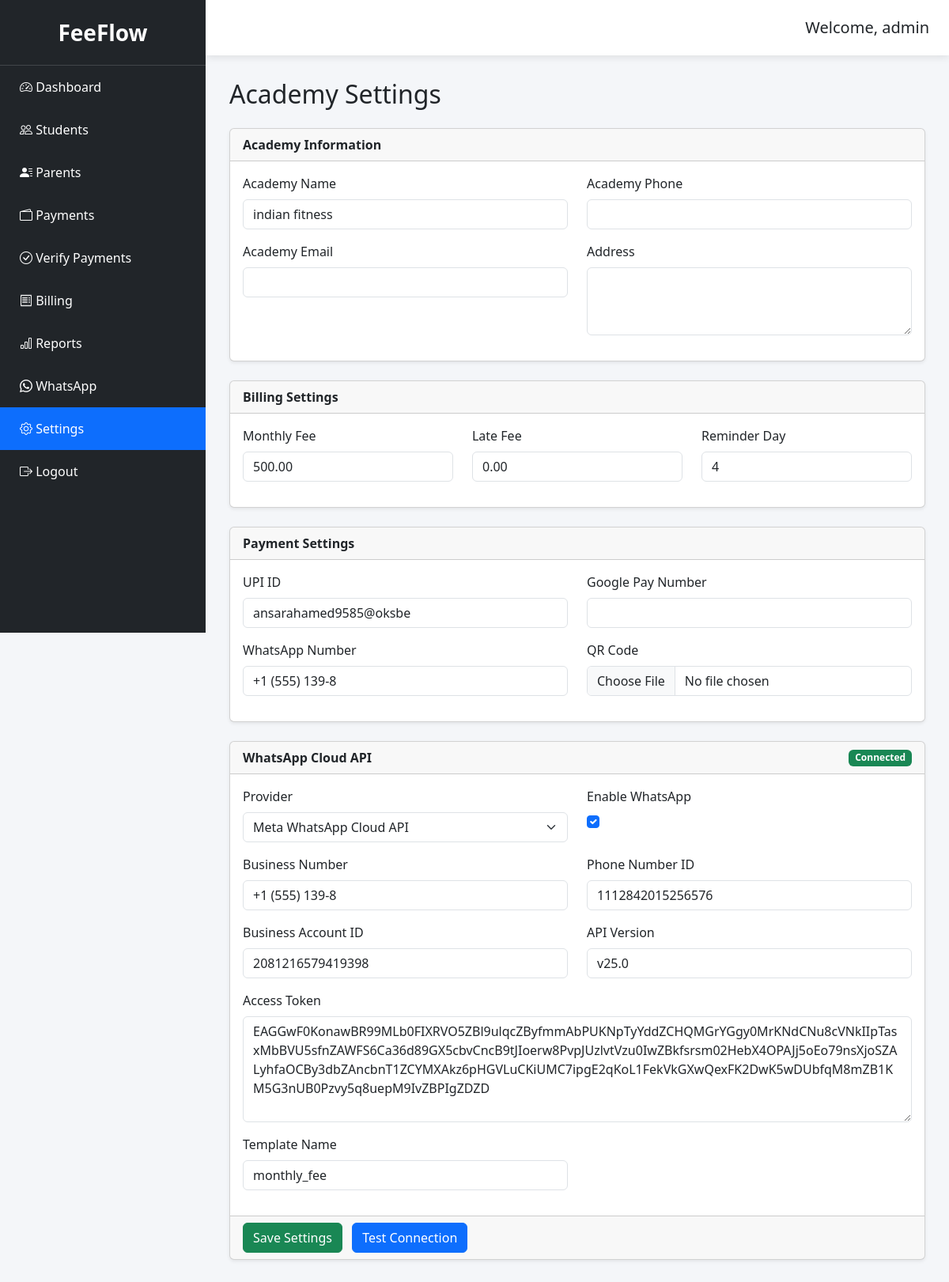
Page /settings/ (signed in) on the committed database.
### settings_app/models.py (models this page shows, shortened)
class AcademySettings(models.Model):
    academy_name = models.CharField(
        max_length=200,
        default="Indian Fitness",
    )
    monthly_fee = models.DecimalField(
        max_digits=10,
        decimal_places=2,
        default=1000,
    )
    upi_id = models.CharField(
        max_length=100,
        blank=True,
    )
    gpay_number = models.CharField(
        max_length=15,
        blank=True,
    )
    whatsapp_number = models.CharField(
        max_length=15,
        blank=True,
    )
    reminder_day = models.PositiveSmallIntegerField(
        default=5,
    )
    late_fee = models.DecimalField(
        max_digits=10,
        decimal_places=2,
        default=0,
    )
    academy_phone = models.CharField(
        max_length=15,
        blank=True,
    )
    academy_email = models.EmailField(
        blank=True,
    )
    address = models.TextField(
        blank=True,
    )
    qr_code = models.ImageField(
        upload_to="qr_codes/",
        blank=True,
        null=True,
    )
    updated_at = models.DateTimeField(
        auto_now=True,
    )
    class Meta:
        verbose_name = "Academy Settings"
        verbose_name_plural = "Academy Settings"
    whatsapp_enabled = models.BooleanField(
    default=False,
    )
    WHATSAPP_PROVIDERS = [
        ("META", "Meta WhatsApp Cloud API"),
        ("TWILIO", "Twilio"),
        ("DISABLED", "Disabled"),
    ]
    whatsapp_provider = models.CharField(
        max_length=30,
        choices=WHATSAPP_PROVIDERS,
        default="META",
    )
    whatsapp_phone_number_id = models.CharField(
        max_length=100,
        blank=True,
    )
    whatsapp_business_account_id = models.CharField(
        max_length=100,
        blank=True,
    )
    whatsapp_access_token = models.TextField(
        blank=True,
    )
    whatsapp_api_version = models.CharField(
        max_length=20,
        default="v23.0",
    )
    whatsapp_template_name = models.CharField(
        max_length=100,
        default="monthly_fee",
    )
    country_code = models.CharField(
        max_length=5,
        default="+91",
    )

### settings_app/views.py (the view)
@login_required
def settings_view(request):
    settings = AcademySettings.objects.first()
    if settings is None:
        settings = AcademySettings.objects.create()
    if request.method == "POST":
        form = AcademySettingsForm(
            request.POST,
            request.FILES,
            instance=settings,
        )
        if form.is_valid():
            form.save()
            messages.success(
                request,
                "Settings saved successfully.",
            )
            return redirect("settings")
    else:
        form = AcademySettingsForm(
            instance=settings,
        )
    whatsapp_ready = (
        settings.whatsapp_enabled
        and bool(settings.whatsapp_access_token)
        and bool(settings.whatsapp_phone_number_id)
        and bool(settings.whatsapp_business_account_id)
    )
    return render(
        request,
        "settings/settings.html",
        {
            "form": form,
            "settings": settings,
            "whatsapp_ready": whatsapp_ready,
        },
    )

### templates/settings/settings.html (shortened to what this page needs)
{% extends "base.html" %}
{% block content %}
<h2 class="mb-4">
    Academy Settings
</h2>
<form method="post" enctype="multipart/form-data">
    <div class="card shadow-sm mb-4">
        <div class="card-header">
            <strong>Academy Information</strong>
        </div>
        <div class="card-body">
            <div class="row">
                <div class="col-md-6 mb-3">
                    <label class="form-label">Academy Name</label>
                    {{ form.academy_name }}
                </div>
                <div class="col-md-6 mb-3">
                    <label class="form-label">Academy Phone</label>
                    {{ form.academy_phone }}
                </div>
                <div class="col-md-6 mb-3">
                    <label class="form-label">Academy Email</label>
                    {{ form.academy_email }}
                </div>
                <div class="col-md-6 mb-3">
                    <label class="form-label">Address</label>
                    {{ form.address }}
                </div>
            </div>
        </div>
    </div>
    <div class="card shadow-sm mb-4">
        <div class="card-header">
            <strong>Billing Settings</strong>
        </div>
        <div class="card-body">
            <div class="row">
                <div class="col-md-4 mb-3">
                    <label class="form-label">Monthly Fee</label>
                    {{ form.monthly_fee }}
                </div>
                <div class="col-md-4 mb-3">
                    <label class="form-label">Late Fee</label>
                    {{ form.late_fee }}
                </div>
                <div class="col-md-4 mb-3">
                    <label class="form-label">Reminder Day</label>
                    {{ form.reminder_day }}
                </div>
            </div>
        </div>
    </div>
    <div class="card shadow-sm mb-4">
        <div class="card-header">
            <strong>Payment Settings</strong>
        </div>
        <div class="card-body">
            <div class="row">
                <div class="col-md-6 mb-3">
                    <label class="form-label">UPI ID</label>
                    {{ form.upi_id }}
                </div>
                <div class="col-md-6 mb-3">
                    <label class="form-label">Google Pay Number</label>
                    {{ form.gpay_number }}
                </div>
                <div class="col-md-6 mb-3">
                    <label class="form-label">WhatsApp Number</label>
                    {{ form.whatsapp_number }}
                </div>
                <div class="col-md-6 mb-3">
                    <label class="form-label">QR Code</label>
                    {{ form.qr_code }}
                </div>
            </div>
        </div>
    </div>
    <div class="card shadow-sm mb-4">
        <div class="card-header d-flex justify-content-between align-items-center">
            <strong>
                WhatsApp Cloud API
            </strong>
            {% if whatsapp_ready %}
                <span class="badge bg-success">
                    Connected
                </span>
            {% else %}
                <span class="badge bg-danger">
                    Not Configured
                </span>
            {% endif %}
        </div>
        <div class="card-body">
            <div class="row">
                <div class="col-md-6 mb-3">
                    <label class="form-label">Provider</label>
                    {{ form.whatsapp_provider }}
                </div>
                <div class="col-md-6 mb-3">
                    <label class="form-label">
                        Enable WhatsApp
                    </label>
                    <br>
                    {{ form.whatsapp_enabled }}
                </div>
                <div class="col-md-6 mb-3">
                    <label class="form-label">
                        Business Number
                    </label>
                    {{ form.whatsapp_number }}
                </div>
                <div class="col-md-6 mb-3">
                    <label class="form-label">
                        Phone Number ID
                    </label>
                    {{ form.whatsapp_phone_number_id }}
                </div>
                <div class="col-md-6 mb-3">
                    <label class="form-label">
                        Business Account ID
                    </label>
                    {{ form.whatsapp_business_account_id }}
                </div>
                <div class="col-md-6 mb-3">
                    <label class="form-label">
                        API Version
                    </label>
                    {{ form.whatsapp_api_version }}
                </div>
                <div class="col-md-12 mb-3">
                    <label class="form-label">
                        Access Token
                    </label>
                    {{ form.whatsapp_access_token }}
                </div>
                <div class="col-md-6 mb-3">
                    <label class="form-label">
                        Template Name
                    </label>
                    {{ form.whatsapp_template_name }}
                </div>
            </div>
        </div>
        <div class="card-footer">
            <button
                type="submit"
                class="btn btn-success">
                Save Settings
            </button>
            {% if whatsapp_ready %}
                <a
                    href="{% url 'whatsapp_test' %}"
                    class="btn btn-primary ms-2">
                    Test Connection
                </a>
            {% else %}
                <button
                    class="btn btn-secondary ms-2"
                    disabled>
                    Configure WhatsApp First
                </button>
            {% endif %}
        </div>
    </div>
</form>
{% endblock %}

### templates/base.html (shortened to what this page needs)
{% load static %}
<!DOCTYPE html>
<html lang="en">
<head>
<link href="https://cdn.jsdelivr.net/npm/bootstrap@5.3.7/dist/css/bootstrap.min.css" rel="stylesheet">
<link rel="stylesheet"
href="https://cdn.jsdelivr.net/npm/bootstrap-icons@1.11.3/font/bootstrap-icons.min.css">
<link rel="stylesheet"
href="{% static 'css/style.css' %}">
</head>
<body>
<div class="sidebar" id="sidebar">
<div class="sidebar-header">
FeeFlow
</div>
<a class="{% if request.path == '/' %}active{% endif %}"
href="/">
<i class="bi bi-speedometer2"></i>
Dashboard
</a>
<a class="{% if '/students/' in request.path %}active{% endif %}"
href="{% url 'student_list' %}">
<i class="bi bi-people"></i>
Students
</a>
<a class="{% if '/parents/' in request.path %}active{% endif %}"
href="{% url 'parent_list' %}">
<i class="bi bi-person-lines-fill"></i>
Parents
</a>
<a class="{% if request.path == '/payments/' %}active{% endif %}"
href="{% url 'invoice_list' %}">
<i class="bi bi-wallet2"></i>
Payments
</a>
<a class="{% if '/payments/pending/' in request.path %}active{% endif %}"
href="{% url 'pending_payments' %}">
<i class="bi bi-check-circle"></i>
Verify Payments
</a>
<a class="{% if '/billing/' in request.path %}active{% endif %}"
href="{% url 'billing_dashboard' %}">
<i class="bi bi-receipt"></i>
Billing
</a>
<a href="{% url 'report_dashboard' %}">
    <i class="bi bi-bar-chart"></i>
    Reports
</a>
<a class="{% if '/whatsapp/' in request.path %}active{% endif %}"
href="{% url 'whatsapp_dashboard' %}">
<i class="bi bi-whatsapp"></i>
WhatsApp
</a>
<a class="{% if '/settings/' in request.path %}active{% endif %}"
href="{% url 'settings' %}">
<i class="bi bi-gear"></i>
Settings
</a>
<a href="/admin/logout/">
<i class="bi bi-box-arrow-right"></i>
Logout
</a>
</div>
<div class="main">
<div class="topbar">
<div>
<h5 class="mb-0">
Welcome,
{{request.user.username}}
</h5>
</div>
</div>
<div class="page-content">
{% block content %}
{% endblock %}
</div>
</div>
</body>
</html>

### static/css/style.css (style rules this page uses)
body { background:#f4f6f9; overflow-x:hidden; }
.sidebar { width:260px; height:100vh; position:fixed; left:0; top:0; background:#212529; color:white; transition:.3s; z-index:1000; }
.sidebar-header { padding:20px; font-size:28px; font-weight:bold; text-align:center; border-bottom:1px solid rgba(255,255,255,.15); }
.sidebar a { display:block; color:white; padding:15px 25px; text-decoration:none; transition:.2s; }
.sidebar a.active { background:#0d6efd; }
.main { margin-left:260px; transition:.3s; }
.topbar { height:70px; background:white; box-shadow:0 2px 10px rgba(0,0,0,.1); display:flex; align-items:center; justify-content:space-between; padding:0 25px; }
.page-content { padding:30px; }

### rows in the picture
AcademySettings: academy_name "indian fitness", monthly_fee "500.00", late_fee "0.00", reminder_day "4", upi_id "ansarahamed9585@oksbe", whatsapp_number "+1 (555) 139-8", whatsapp_provider "Meta WhatsApp Cloud API", whatsapp_enabled "☑", whatsapp_phone_number_id "1112842015256576", whatsapp_business_account_id "2081216579419398", whatsapp_api_version "v25.0", whatsapp_access_token "EAGGwF0KonawBR99MLb0FIXRVO5ZBl9ulqcZByfmmAbPUKNpTyYddZCHQMGrYGgy0MrKNdCNu8cVNkIIpTasxMbBVU5sfnZAWFS6Ca36d89GX5cbvCncB9tJIoerw8PvpJUzlvtVzu0IwZBkfsrsm02HebX4OPAJj5oEo79nsXjoSZALyhfaOCBy3dbZAncbnT1ZCYMXAkz6pHGVLuCKiUMC7ipgE2qKoL1FekVkGXwQexFK2DwK5wDUbfqM8mZB1KM5G3nUB0Pzvy5q8uepM9IvZBPIgZDZD", whatsapp_template_name "monthly_fee"

### other values in the picture
{{ request.user.username }} "admin"
